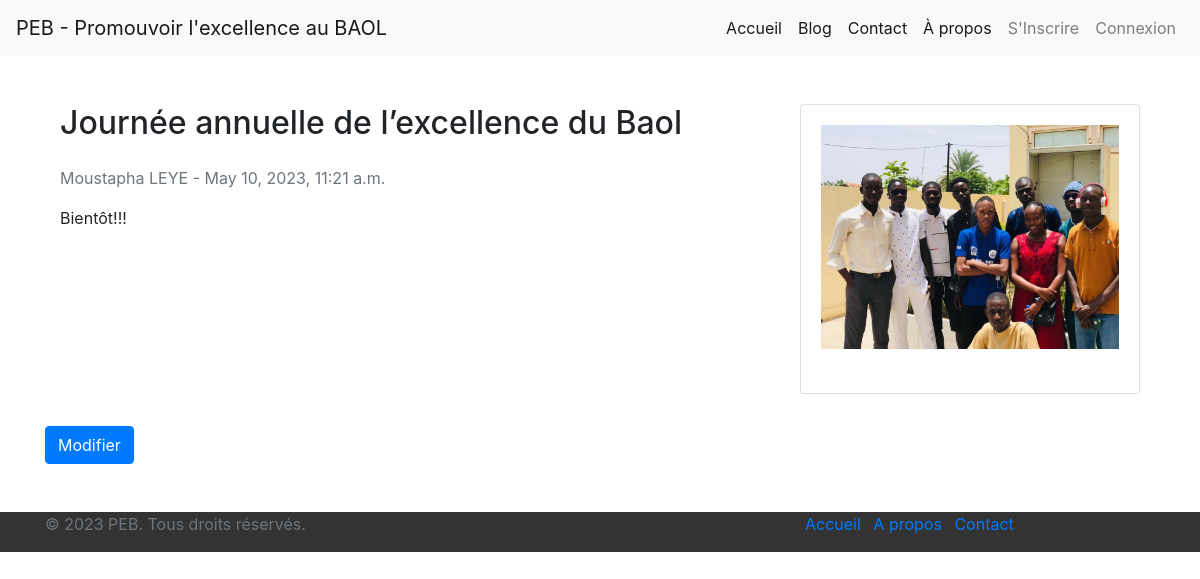
The app's page /articles/26/ with its own data.
### blog_peb/models.py (models this page shows)
class Article(models.Model):
    titre = models.CharField(max_length=200)
    resume = models.TextField()
    miniature = models.ImageField()
    contenu = models.TextField()
    auteur = models.CharField(max_length=100)
    date_creation = models.DateTimeField(auto_now_add=True)
    date_mise_a_jour = models.DateTimeField(auto_now=True)

### blog_peb/views.py (the view)
# urls.py: path('articles/<int:id>/', article_detail, name='detail_article'),
def article_detail(request, id):
    article = get_object_or_404(Article, id=id)
    context = {'article': article}
    return render(request, 'detail.html', context)

### blog_peb/templates/detail.html (shortened to what this page needs)
{% extends 'base.html' %}
{% block content %}
<div class="container my-5">
  <div class="row">
    <div class="col-md-8">
      <h2 class="mb-4">{{ article.titre }}</h2>
      <p class="text-muted">{{ article.auteur }} - {{ article.date_creation }}</p>
      <p>{{ article.contenu }}</p>
    </div>
    <div class="col-md-4">
      <div class="card mb-4">
        <div class="card-body">
            {% if article.miniature %}
              <img src="{{ article.miniature.url }}" class="img-fluid mb-4" alt="{{ article.titre }}">
            {% else %}
              <p>No miniature available</p>
            {% endif %}
        </div>
      </div>
    </div>
    <div class="mt-2">
        <a href=" {% url 'modifier_article' id=article.id %}" class="btn btn-primary">Modifier</a>
    </div>
  </div>
</div>
{% endblock %}

### blog_peb/static/css/base.css (style rules this page uses)
body { font-family: 'Open Sans', sans-serif; }

### records on screen
Article: titre "Journée annuelle de l’excellence du Baol", auteur "Moustapha LEYE", date_creation "May 10, 2023, 11:21 a.m.", contenu "Bientôt!!!", miniature (picture)
